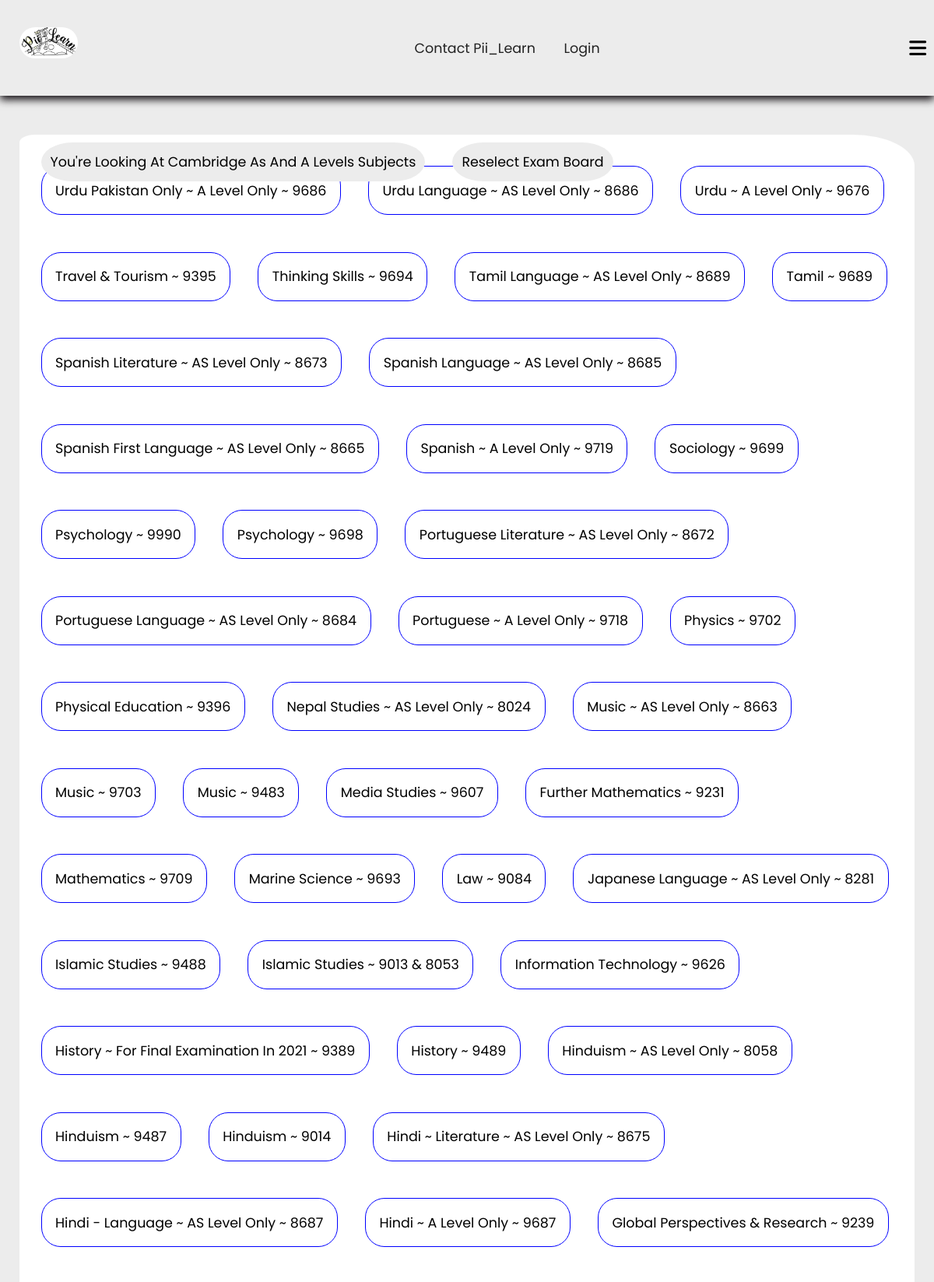
Screenshot of /topicalpastpaper/Cambridge As and A levels (upper part) with the database file from the repository.
### examsolution/models.py (models this page shows, shortened)
class website_pics(models.Model):
    website_logo = models.ImageField(null=True,upload_to='WesbitePics')

class ExamBoard(models.Model):
    exam_board = models.CharField(max_length=200)

class Subject(models.Model):
    exam_board_key = models.ForeignKey(ExamBoard, on_delete=models.CASCADE)
    subject = models.CharField(max_length=200)

### examsolution/views.py (the view)
# urls.py: path('topicalpastpaper/<exam_board>', views.subject_topical_past_paper, name='subject_topical_past_paper'),
def subject_topical_past_paper(request,exam_board):
    website_logo = website_pics.objects.get(id=1)
    exam_board_selected = get_object_or_404(ExamBoard,exam_board=exam_board)
    context = {
        'exam_board_selected' : exam_board_selected,
        'website_logo':website_logo,
    }
    return render(request,"examsolution/subject_topical_past_paper.html",context)

### examsolution/templates/examsolution/subject_topical_past_paper.html (shortened to what this page needs)
{% extends 'examsolution/base.html' %}
{% load static %}
{% block content %}
<section class="subjects">
    {% if exam_board_selected.subject_set.all %}
        <div class="panel_heading">
            <p>You're looking at {{exam_board_selected.exam_board}} subjects</p>
            <a href="{% url 'examsolution:topical_past_paper' %}">Reselect exam board</a>
        </div>
        {% for subject in exam_board_selected.subject_set.all  %}
                <a class="subject" href="{% url 'examsolution:topics_topical_past_paper' exam_board_selected.exam_board subject.subject %}">{{subject.subject}}</a>
        {% endfor %}
    {% else %}
        <div class="panel_heading">
            <p>{{exam_board_selected.exam_board}} questions <strong>Coming soon!</strong></p>
            <a href="{% url 'examsolution:topical_past_paper' %}">Reselect exam board</a>
        </div>
    {% endif %}
</section>
{% endblock content %}

### examsolution/templates/examsolution/base.html (shortened to what this page needs)
<!DOCTYPE html>
{% load static %}
<html lang="en">
<head>
    <link rel="stylesheet" href="https://cdnjs.cloudflare.com/ajax/libs/font-awesome/6.3.0/css/all.min.css" />
    <link rel="stylesheet" href="{% static 'examsolution/css/style.css' %}">
    <link rel="stylesheet" href="https://cdn.jsdelivr.net/npm/swiper@9/swiper-bundle.min.css"/>
</head>
<body>
    <section class="header">
        <a href=" {% url 'examsolution:home' %} " class="logo"> <img src="{% static website_logo.website_logo %}"  alt="" style="max-height:40px" id="website_logo"></a>
        <nav class="loginask">
            <a href=" {% url 'examsolution:contact_piilearn' %} ">Contact Pii_Learn</a>
            <a href="">Login</a>
        </nav>
        <div id="menu-btn" class="fas fa-bars"></div>
    </section>
    {% block content %}{% endblock content %}
</body>
</html>

### examsolution/static/examsolution/css/style.css (style rules this page uses)
:root { --main-color: #ececec; --black: #222; --white: #fff; --light--black: #777; --dark-bg: #eee; --border: .1rem solid var(--black); --box-shadow: 0 .5rem 1rem rgba(20, 16, 20, 1); --text-shadow: 0 1.5rem 3rem rgba(0,0,0,.3); }
* { font-family: 'Poppins', sans-serif; margin: 0; padding: 0; box-sizing: border-box; outline: none; border: none; text-decoration: none; text-transform: capitalize; }
html { font-size: 62.5%; overflow-x: hidden; background-color: var(--main-color); }
section { padding: 1rem; }
.header { top: 0; left: 0; right: 0; z-index: 1000; position: sticky, absolute; display: flex; box-shadow: var(--box-shadow); padding-bottom: 2rem; padding-top: 2rem; justify-content: space-between; align-items: center; }
.header .logo { font-size: 3rem; color: var(--black); padding: 1.5rem; }
.header .navbar a, .header .loginask a { font-size: 1.75rem; color: var(--black); margin-left: 2rem; background-color: var(--main-color); border: 5px solid var(--white) hidden; padding: .2rem; border-radius: 2.5rem hidden; background-color: var(--white) hidden; border: 5px solid var(--main-color); }
#menu-btn { font-size: 2.5rem; cursor: pointer; color: black; display: none; }
.header a img#website_logo { border-radius: 2rem; }
.exam_boards, .subjects, .topics,.no_question_answer { overflow: auto; margin-top: 5rem; margin-bottom: 5rem; margin-left: 2.5rem; margin-right: 2.5rem; border-radius: 2rem 8rem 2rem 8rem / 1rem 4rem 1rem 4rem; -moz-border-radius:2rem 8rem 2rem 8rem / 1rem 4rem 1rem 4rem; -webkit-border-radius:2rem 8rem 2rem 8rem / 1rem 4rem 1rem 4rem; background-color: var(--white); padding-bottom: auto; }
.subjects .subject, .topics .topic { color: black; background-color: white; font-size: 1.75rem; border: solid blue 1px; margin: 1.75rem; margin-top: 3rem; padding: 1.75rem; border-radius: 2.5rem; float: left; }
.topics .panel_heading,.subjects .panel_heading,.no_question_answer .panel_heading { display: flex; justify-content: space-between; align-items: center; position: fixed; z-index:10; }
.subjects .panel_heading p,.subjects .panel_heading a,.topics .panel_heading p, .topics .panel_heading a,.no_question_answer .panel_heading a,.no_question_answer .panel_heading p { border-top-right-radius: 8rem 5rem; border-bottom-right-radius: 8rem 5rem; border-bottom-left-radius: 8rem 5rem; border-top-left-radius: 8rem 5rem; padding: 1.2rem; font-size: 1.75rem; color: black; background-color: var(--main-color); margin-left: 1.75rem; margin-right: 1.75rem; }
@media (max-width:1215px) { #menu-btn { display: inline-block; transition: .2s linear; } }

### rows the page displays
website_pics: website_logo (picture)
ExamBoard: exam_board "Cambridge As And A Levels"
Subject: subject "Urdu Pakistan Only ~ A Level Only ~ 9686"
Subject: subject "Urdu Language ~ AS Level Only ~ 8686"
Subject: subject "Urdu ~ A Level Only ~ 9676"
Subject: subject "Travel & Tourism ~ 9395"
Subject: subject "Thinking Skills ~ 9694"
Subject: subject "Tamil Language ~ AS Level Only ~ 8689"
Subject: subject "Tamil ~ 9689"
Subject: subject "Spanish Literature ~ AS Level Only ~ 8673"
Subject: subject "Spanish Language ~ AS Level Only ~ 8685"
Subject: subject "Spanish First Language ~ AS Level Only ~ 8665"
Subject: subject "Spanish ~ A Level Only ~ 9719"
Subject: subject "Sociology ~ 9699"
Subject: subject "Psychology ~ 9990"
Subject: subject "Psychology ~ 9698"
Subject: subject "Portuguese Literature ~ AS Level Only ~ 8672"
Subject: subject "Portuguese Language ~ AS Level Only ~ 8684"
Subject: subject "Portuguese ~ A Level Only ~ 9718"
Subject: subject "Physics ~ 9702"
Subject: subject "Physical Education ~ 9396"
Subject: subject "Nepal Studies ~ AS Level Only ~ 8024"
Subject: subject "Music ~ AS Level Only ~ 8663"
Subject: subject "Music ~ 9703"
Subject: subject "Music ~ 9483"
Subject: subject "Media Studies ~ 9607"
Subject: subject "Further Mathematics ~ 9231"
Subject: subject "Mathematics ~ 9709"
Subject: subject "Marine Science ~ 9693"
Subject: subject "Law ~ 9084"
Subject: subject "Japanese Language ~ AS Level Only ~ 8281"
Subject: subject "Islamic Studies ~ 9488"
Subject: subject "Islamic Studies ~ 9013 & 8053"
Subject: subject "Information Technology ~ 9626"
Subject: subject "History ~ For Final Examination In 2021 ~ 9389"
Subject: subject "History ~ 9489"
Subject: subject "Hinduism ~ AS Level Only ~ 8058"
Subject: subject "Hinduism ~ 9487"
Subject: subject "Hinduism ~ 9014"
Subject: subject "Hindi ~ Literature ~ AS Level Only ~ 8675"
Subject: subject "Hindi - Language ~ AS Level Only ~ 8687"
Subject: subject "Hindi ~ A Level Only ~ 9687"
Subject: subject "Global Perspectives & Research ~ 9239"
